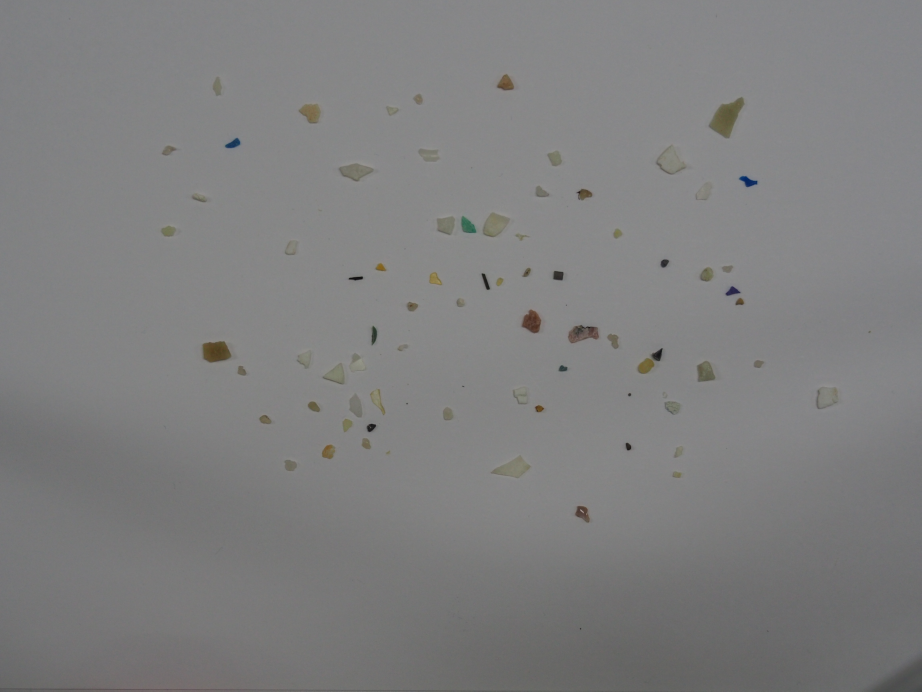
#> input picture PRACTICA_3/img/fragment-03-olympus-10-01-2020.JPG, 4608 x 3456 px (shown at 1/5 size)
$ jupyter execute VC_P3_TAREA_2.ipynb
#> lines starting #> are read from the running program, lines starting #| are printed output that depends on the picture; after the words box and inside, x2 and y2 are one past the last pixel; in counts of white or black regions, pixels touching at a corner belong together
TAREA 2: La tarea consiste en extraer características (geométricas y/o visuales) de las tres imágenes completas de partida, y *aprender* patrones que permitan identificar las partículas en nuevas imágenes. Para ello se proporciona como imagen de test *MPs_test.jpg* y sus correpondientes anotaciones *MPs_test_bbs.csv* con la que deben obtener las métricas para su propuesta de clasificación de microplásticos, además de la matriz de confusión. La matriz de confusión permitirá mostrar para cada clase el número de muestras que se clasifican correctamente de dicha clase, y el número de muestras que se clasifican incorrectamente como perteneciente a una de las otras dos clases. De nuevo, no deben hacer uso de modelos de aprendizaje `profunfop ni poara segmentar,  ni para clasificar.

En el trabajo [SMACC: A System for Microplastics Automatic Counting and Classification](https://doi.org/10.1109/ACCESS.2020.2970498), las características geométricas utilizadas fueron:

- Área en píxeles
- Perímetro en píxeles
- Compacidad (relación entre el cuadrado del perímetro y el área de la partícula)
- Relación del área de la partícula con la del contenedor
- Relación del ancho y el alto del contenedor
- Relación entre los ejes de la elipse ajustada
- Definido el centroide, relación entre las distancias menor y mayor al contorno

Si no se quedan satisfechos con la segmentación obtenida, es el mundo real, también en el README comento técnicas recientes de segmentación, que podrían despertar su curiosidad.

IMPORTANTE: No se admite el uso de modelos de aprendizaje profundo

Paquetes necesarios

[cell 1]
import cv2
import numpy as np
import pandas as pd
import matplotlib.pyplot as plt
import seaborn as sns
from sklearn.metrics import (confusion_matrix, accuracy_score, precision_score,
                             recall_score, f1_score, classification_report)

PASO 1: Cargar las imágenes de entrenamiento

Cada imagen contiene una sola clase, así que todas sus partículas tienen la misma etiqueta. Como las fotos son muy grandes (4608x3456), se reducen a la cuarta parte.

[cell 2]
rutas = {
    'FRA': '../img/fragment-03-olympus-10-01-2020.JPG',
    'PEL': '../img/pellet-03-olympus-10-01-2020.JPG',
    'TAR': '../img/tar-03-olympus-10-01-2020.JPG',
}
nombres = {'FRA': 'Fragmentos', 'PEL': 'Pellets', 'TAR': 'Alquitrán'}

imagenes = {}
plt.figure(figsize=(15, 4))
for i, clase in enumerate(rutas):
    img = cv2.imread(rutas[clase])
#> img is the input picture: shape (3456, 4608, 3); mean B, G, R 126.9, 126.7, 126.8
    img = cv2.resize(img, None, fx=0.25, fy=0.25)
#> img: shape (864, 1152, 3)
    imagenes[clase] = img
    plt.subplot(1, 3, i + 1)
    plt.imshow(cv2.cvtColor(img, cv2.COLOR_BGR2RGB))
    plt.title(nombres[clase])
    plt.axis('off')
plt.show()

PASO 2: Segmentar las partículas

El fondo no tiene la misma iluminación en toda la imagen, así que se separa el fondo de las partículas y se detectan estas últimas por sus contornos.

[cell 3]
def segmentar(img, tam_fondo=51, umbral=12, area_min=40):
    gris = cv2.cvtColor(img, cv2.COLOR_BGR2GRAY)
    gris = cv2.normalize(gris, None, 0, 255, cv2.NORM_MINMAX)

    #NOS QUEDAMOS SOLO CON LAS PARTICULAS PARA QUE NO HAYA PROBLEMAS CON EL BRILLO DEL FONDO; quedarse con lo que NO es fondo
    fondo = cv2.medianBlur(gris, tam_fondo)
    diferencia = cv2.absdiff(gris, fondo) #Resta píxel a píxel la imagen real menos el fondo, y se queda con el valor absoluto
    diferencia = cv2.GaussianBlur(diferencia, (5, 5), 0) # SE promedia con los vecinos que valen casi 0, bajan y ya no superan el umbral.

    #UMBRALIZAMOS Y SUAVIZAMOS
    _, binaria = cv2.threshold(diferencia, umbral, 255, cv2.THRESH_BINARY)
    kernel = cv2.getStructuringElement(cv2.MORPH_ELLIPSE, (5, 5))
    binaria = cv2.morphologyEx(binaria, cv2.MORPH_OPEN, kernel) #a operación de apertura, que borra los puntitos blancos sueltos (el ruido).
    binaria = cv2.morphologyEx(binaria, cv2.MORPH_CLOSE, kernel) #la operación de cierre, que tapa los agujeros negros dentro de las partículas y une grietas pequeñas


    #SACAMOS LOS CONTORNOS; convierte las manchas blancas en contornos, quita las demasiado pequeñas y devuelve los resultados.
    contornos, _ = cv2.findContours(binaria, cv2.RETR_EXTERNAL, cv2.CHAIN_APPROX_NONE) # EXTERNAL: solo el contorno exterior de cada partícula; APPROX_NONE: guarda todos los puntos del contorno
    contornos = [c for c in contornos if cv2.contourArea(c) > area_min]
    return contornos, gris, fondo


plt.figure(figsize=(15, 4))
for i, clase in enumerate(imagenes):
    img = imagenes[clase]
    contornos, gris, fondo = segmentar(img)

    vis = cv2.cvtColor(img, cv2.COLOR_BGR2RGB)
    cv2.drawContours(vis, contornos, -1, (255, 0, 0), 2)
    plt.subplot(1, 3, i + 1)
    plt.imshow(vis)
    plt.title(f'{nombres[clase]}: {len(contornos)} partículas')
    plt.axis('off')
#> this loop made 3 passes
#> clase on passes 1 to 3: 'FRA', 'PEL', 'TAR'
#> pass 1, in segmentar, `gris = cv2.normalize(gris, None, 0, 255, cv2.NORM_MINMAX)`:
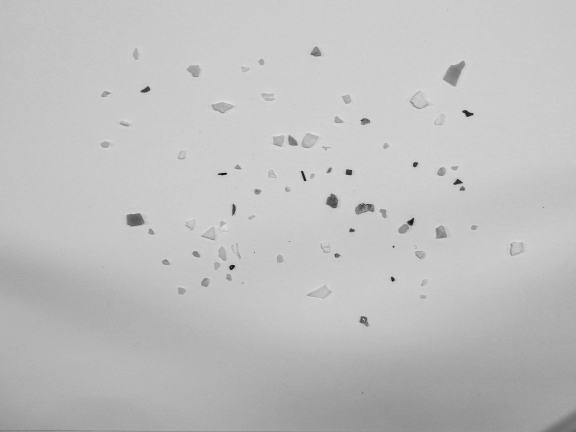
#> gris: shape (864, 1152) (shown at 1/2 size); min 0, max 255, mean 191
#> pass 1, in segmentar, `diferencia = cv2.absdiff(gris, fondo)`:
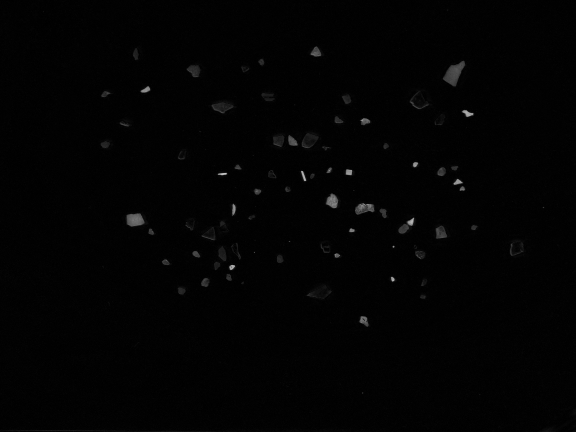
#> diferencia: shape (864, 1152) (shown at 1/2 size); min 0, max 205, mean 2.5
plt.show()
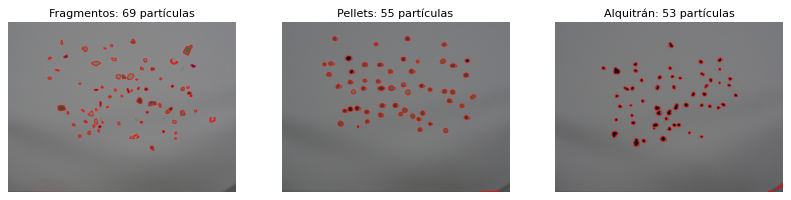
#> figure drawn by matplotlib, 3 panels

PASO 3: Extraer características

Para cada partícula se calculan características de forma (compacidad, solidez, relaciones de ejes y de rectángulo, etc.) y de apariencia (brillo respecto al fondo y saturación), todas como proporciones para que no dependan de la resolución, y se guardan en una tabla junto a su clase.

[cell 4]
def caracteristicas(c, gris, fondo, hsv):
    area = cv2.contourArea(c)
    perimetro = cv2.arcLength(c, True)
    x, y, w, h = cv2.boundingRect(c) #RECTANGULO
    (_, _), ejes, _ = cv2.fitEllipse(c) #EJE DE LA ECLIPSE

    # Centroide y distancias del centroide a cada punto del contorno
    M = cv2.moments(c)
    cx, cy = M['m10'] / M['m00'], M['m01'] / M['m00']
    distancias = np.sqrt((c[:, 0, 0] - cx)**2 + (c[:, 0, 1] - cy)**2)

    # Máscara de la partícula para medir su color
    mascara = np.zeros(gris.shape, np.uint8)
    cv2.drawContours(mascara, [c], -1, 255, -1)

    return {
        'compacidad': perimetro**2 / area,
        'rel_contenedor': area / (w * h),
        'rel_ancho_alto': min(w, h) / max(w, h),
        'rel_elipse': min(ejes) / max(ejes),
        'rel_distancias': distancias.min() / distancias.max(),
        'solidez': area / cv2.contourArea(cv2.convexHull(c)),
        'brillo': cv2.mean(gris, mascara)[0] / cv2.mean(fondo, mascara)[0],
        'saturacion': cv2.mean(hsv, mascara)[1],
        'cx': cx, 'cy': cy,   # posición, sólo para comparar con las anotaciones
    }


CARACT = ['compacidad', 'rel_contenedor', 'rel_ancho_alto', 'rel_elipse',
          'rel_distancias', 'solidez', 'brillo', 'saturacion']

filas = []
for clase, img in imagenes.items():
    contornos, gris, fondo = segmentar(img)
    hsv = cv2.cvtColor(img, cv2.COLOR_BGR2HSV)
    for c in contornos:
        datos = caracteristicas(c, gris, fondo, hsv) # HSV: qué color, cuánto color y cuánta luz; BGR: cuánta luz de cada color ; el alquitrán (saturación baja), plásticos de color (saturación alta).
        datos['clase'] = clase
        filas.append(datos)
#> this loop made 3 passes
#> clase on passes 1 to 2: 'FRA', 'PEL'
#> pass 1, in segmentar (call 4), `binaria = cv2.morphologyEx(binaria, cv2.MORPH_OPEN, kernel)`:
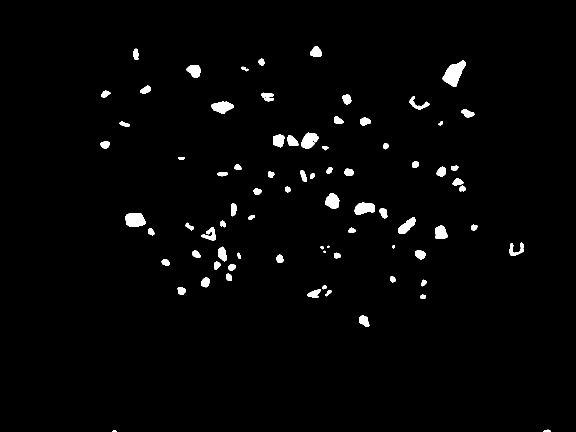
#> binaria: shape (864, 1152) (shown at 1/2 size); 1.9% white; 78 white regions (2 under 20 px), largest, box (x1, y1, x2, y2) and area: (885, 121, 931, 174) 1345, (251, 426, 292, 454) 935, (709, 405, 750, 430) 757

entreno = pd.DataFrame(filas)
print('Partículas de entrenamiento por clase:')
print(entreno['clase'].value_counts())
#| clase
#| FRA    69
#| PEL    55
#| TAR    53
#| Name: count, dtype: int64
entreno[CARACT + ['clase']]
#> Out = table of 177 rows and 9 columns

PASO 4: Aprender los patrones de cada clase

Se calcula el patrón medio de cada clase (pellets, fragmentos y alquitrán) a partir de las características de entrenamiento, se normalizan para que todas pesen igual, y cada partícula nueva se asigna a la clase cuyo patrón le queda más cerca, comprobando el acierto sobre los propios datos de entrenamiento.

[cell 5]
patrones = entreno.groupby('clase')[CARACT].mean()
patrones.round(3)
#> Out = table of 3 rows and 8 columns

[cell 6]
media = entreno[CARACT].mean()
desviacion = entreno[CARACT].std()
patrones_norm = (patrones - media) / desviacion


def clasificar(tabla):
    x = ((tabla[CARACT] - media) / desviacion).values
    # Distancia de cada partícula al patrón de cada clase
    dist = np.array([np.linalg.norm(x - patrones_norm.loc[clase].values, axis=1)
                     for clase in patrones_norm.index])
    return patrones_norm.index[dist.argmin(axis=0)].values

# Comprobación sobre las propias imágenes de entrenamiento
pred_entreno = clasificar(entreno)
print(f"Acierto sobre entrenamiento: {accuracy_score(entreno['clase'], pred_entreno):.3f}")
#| Acierto sobre entrenamiento: 0.780
print(f"F1 (macro) sobre entrenamiento: {f1_score(entreno['clase'], pred_entreno, average='macro'):.3f}")
#| F1 (macro) sobre entrenamiento: 0.782

PASO 5: Clasificar las partículas de la imagen de test

Se segmenta y se extraen las características de la misma forma. La imagen de test no se ha usado para nada de lo anterior.

[cell 7]
img_test = cv2.imread('../img/MPs_test.jpg')
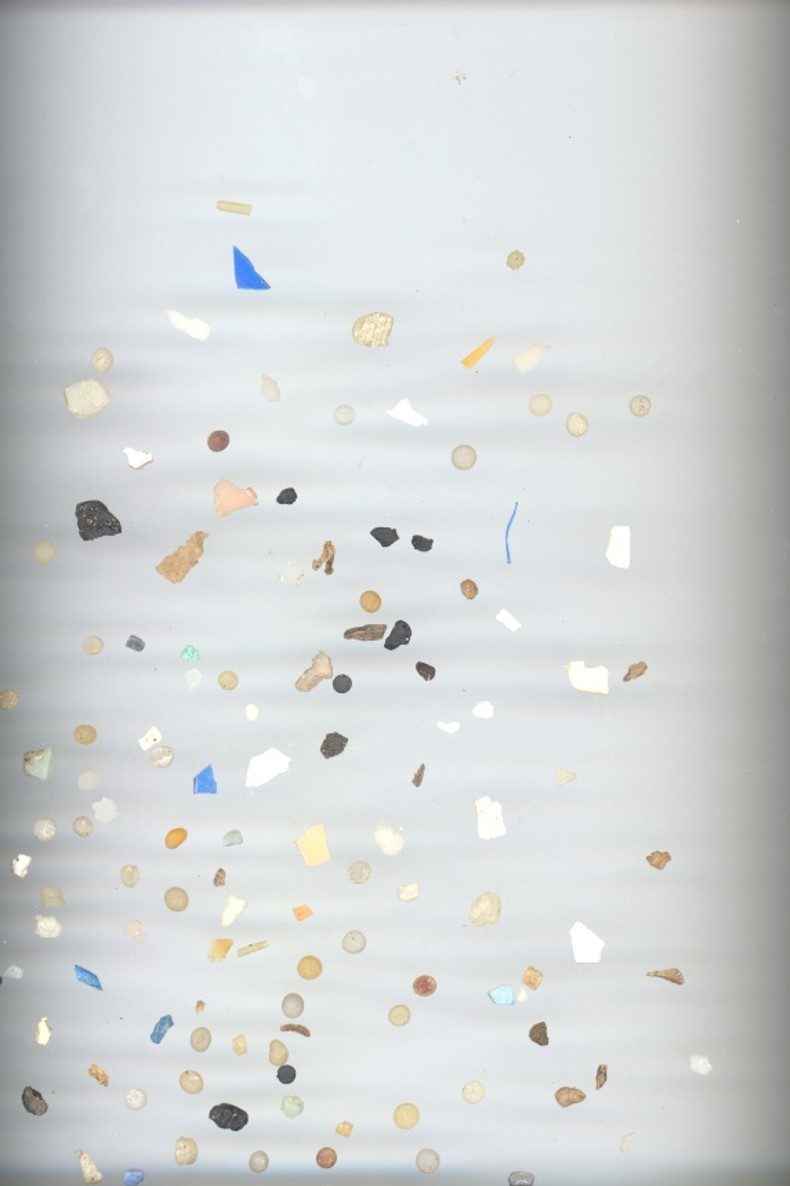
#> input picture PRACTICA_3/img/MPs_test.jpg, 790 x 1186 px
#> img_test is the input picture: shape (1186, 790, 3); mean B, G, R 213.9, 213.8, 210.9
contornos_test, gris_t, fondo_t = segmentar(img_test)
#> in segmentar (call 7), `_, binaria = cv2.threshold(diferencia, umbral, 255, cv2.THRESH_BINARY)`: binaria: shape (1186, 790); 5.9% white; 216 white regions (80 under 20 px), largest, box (x1, y1, x2, y2) and area: (176, 1136, 354, 1175) 2932, (203, 1095, 305, 1133) 1637, (70, 498, 123, 543) 1608
#> in segmentar (call 7), `binaria = cv2.morphologyEx(binaria, cv2.MORPH_OPEN, kernel)`:
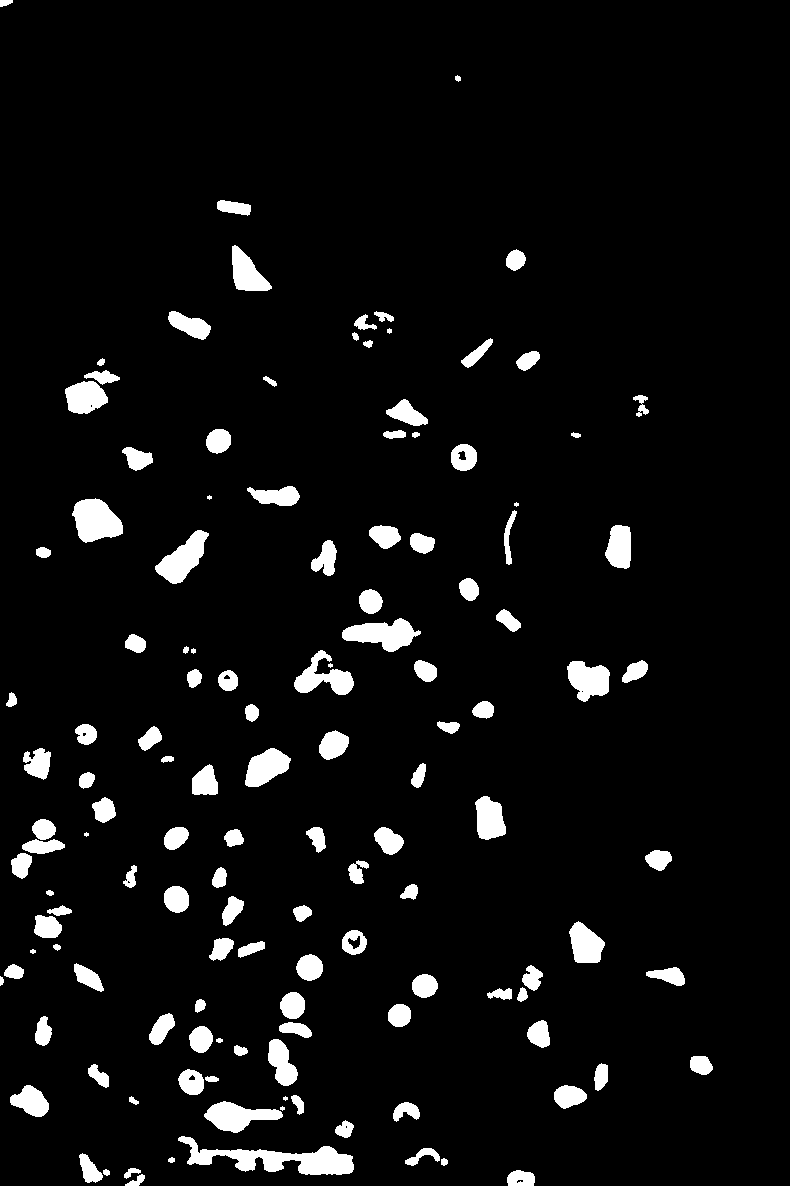
#> binaria: shape (1186, 790); 5.5% white; 133 white regions (6 under 20 px), largest, box (x1, y1, x2, y2) and area: (178, 1136, 354, 1175) 2827, (72, 498, 123, 543) 1597, (342, 618, 421, 652) 1511
#> in segmentar (call 7), `binaria = cv2.morphologyEx(binaria, cv2.MORPH_CLOSE, kernel)`: binaria: shape (1186, 790); 5.6% white; 117 white regions (3 under 20 px), largest, box (x1, y1, x2, y2) and area: (178, 1136, 354, 1175) 2846, (72, 498, 123, 543) 1597, (342, 618, 421, 652) 1521
hsv_t = cv2.cvtColor(img_test, cv2.COLOR_BGR2HSV)
#> hsv_t: shape (1186, 790, 3); mean H, S, V 81.5, 8.9, 216.3

test = pd.DataFrame([caracteristicas(c, gris_t, fondo_t, hsv_t) for c in contornos_test])
test['prediccion'] = clasificar(test)
print(f'Partículas detectadas en test: {len(test)}')
#| Partículas detectadas en test: 103
print(test['prediccion'].value_counts())
#| prediccion
#| FRA    79
#| PEL    17
#| TAR     7
#| Name: count, dtype: int64

colores = {'FRA': (255, 0, 0), 'PEL': (0, 180, 0), 'TAR': (0, 0, 255)}
vis = cv2.cvtColor(img_test, cv2.COLOR_BGR2RGB)
#> vis: shape (1186, 790, 3)
for c, pred in zip(contornos_test, test['prediccion']):
    cv2.drawContours(vis, [c], -1, colores[pred], 2)
#> this loop made 103 passes
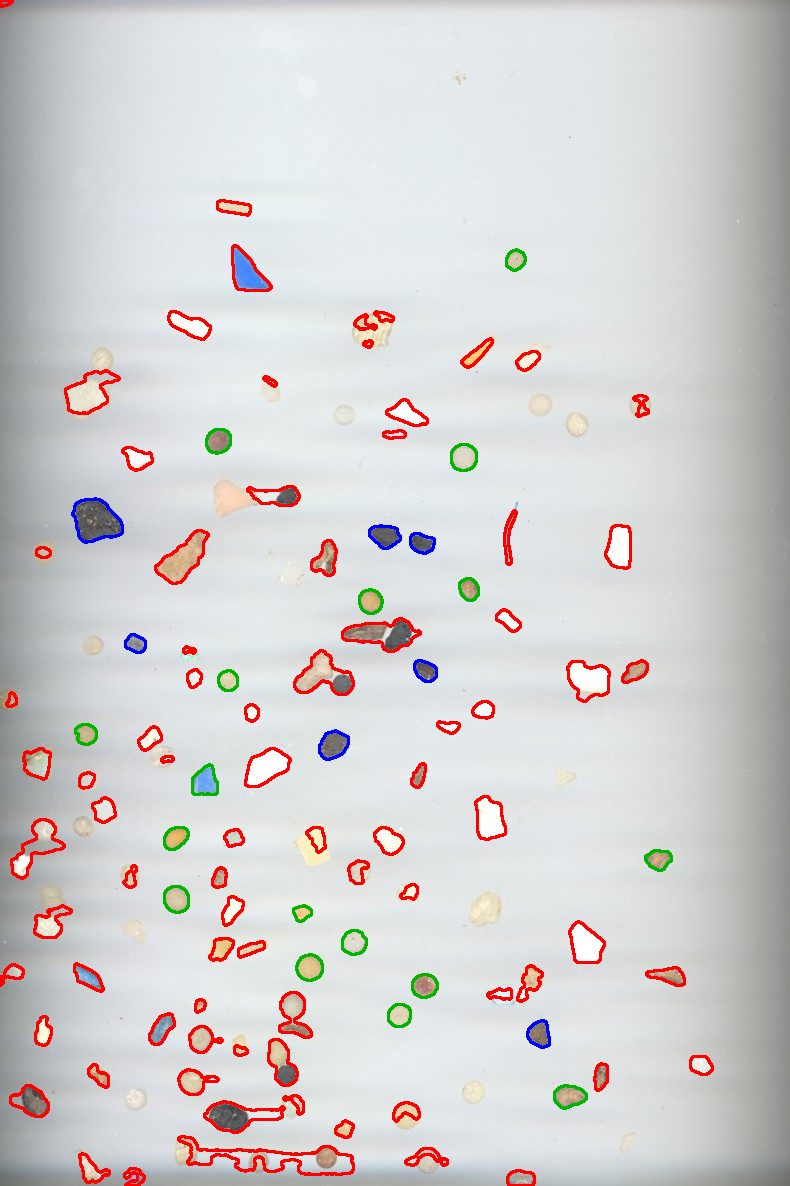
#> vis: shape (1186, 790, 3); mean R, G, B 210.6, 207.7, 207.7

plt.figure(figsize=(8, 12))
plt.imshow(vis)
plt.title('Predicción: rojo = FRA, verde = PEL, azul = TAR')
plt.axis('off')
plt.show()

PASO 6: Comparar con las anotaciones

Para cada caja anotada en *MPs_test_bbs.csv* se busca la partícula detectada cuyo centroide cae dentro de la caja. Si no hay ninguna, esa anotación cuenta como **no detectada** y no entra en la matriz de confusión.

[cell 8]
anotaciones = pd.read_csv('../MPs_test_bbs.csv')
#> (reads PRACTICA_3/MPs_test_bbs.csv from the repository)

y_real, y_pred = [], []
no_detectadas = 0
for _, fila in anotaciones.iterrows():
    dentro = test[(test['cx'] >= fila['x_min']) & (test['cx'] <= fila['x_max']) &
                  (test['cy'] >= fila['y_min']) & (test['cy'] <= fila['y_max'])]
    if len(dentro) > 0:
        y_real.append(fila['label'])
        y_pred.append(dentro['prediccion'].iloc[0])
    else:
        no_detectadas += 1

print(f'Anotaciones: {len(anotaciones)}  emparejadas: {len(y_real)}  no detectadas: {no_detectadas}')
#| Anotaciones: 120  emparejadas: 97  no detectadas: 23

PASO 7: Métricas y matriz de confusión

support = partículas reales hay de cada clase

[cell 9]
clases = ['FRA', 'PEL', 'TAR']

accuracy = accuracy_score(y_real, y_pred)
precision = precision_score(y_real, y_pred, average='weighted')
recall = recall_score(y_real, y_pred, average='weighted')
f1score = f1_score(y_real, y_pred, average='weighted')

print(f"Accuracy (TP/(n))= {accuracy:.3f}")
#| Accuracy (TP/(n))= 0.742
print(f"Precision (TP/(TP+FP)) = {precision:.3f}")
#| Precision (TP/(TP+FP)) = 0.769
print(f"Recall (TP/(TP+FN)) = {recall:.3f}")
#| Recall (TP/(TP+FN)) = 0.742
print(f"F1 Score (2*(precision*recall)/(precision+recall)) = {f1score:.3f}\n")
#| F1 Score (2*(precision*recall)/(precision+recall)) = 0.724

# Precision, recall y F1 de cada clase
print(classification_report(y_real, y_pred, labels=clases, digits=3))
#|               precision    recall  f1-score   support
#|          FRA      0.712     0.945     0.812        55
#|          PEL      0.765     0.464     0.578        28
#|          TAR      1.000     0.500     0.667        14
#|     accuracy                          0.742        97
#|    macro avg      0.826     0.637     0.686        97
#| weighted avg      0.769     0.742     0.724        97

conf_matrix = confusion_matrix(y_real, y_pred, labels=clases)
plt.figure(figsize=(7, 6))
sns.set(font_scale=1.5)
ax = sns.heatmap(conf_matrix, annot=True, fmt='d', cbar=False, cmap='Blues',
                 xticklabels=clases, yticklabels=clases)
ax.set_xlabel('Predicha', fontsize=16)
ax.set_ylabel('Real/Anotado', fontsize=16)
plt.title('Matriz de confusión')
plt.show()
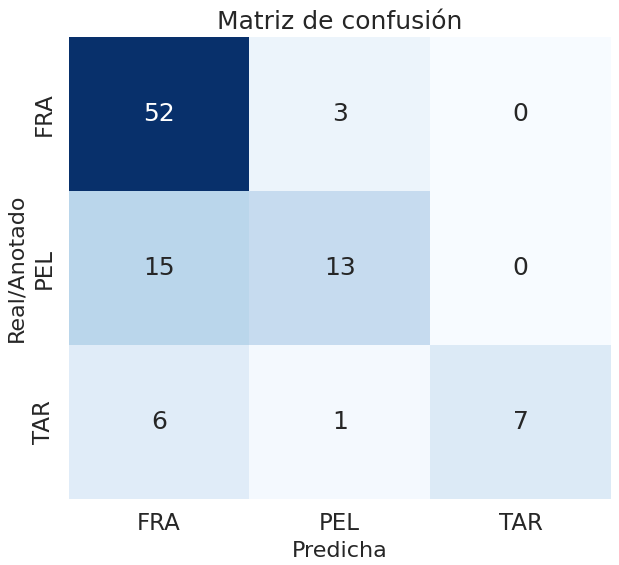
#> figure drawn by matplotlib, 1 panel
sns.set(font_scale=1.0)
